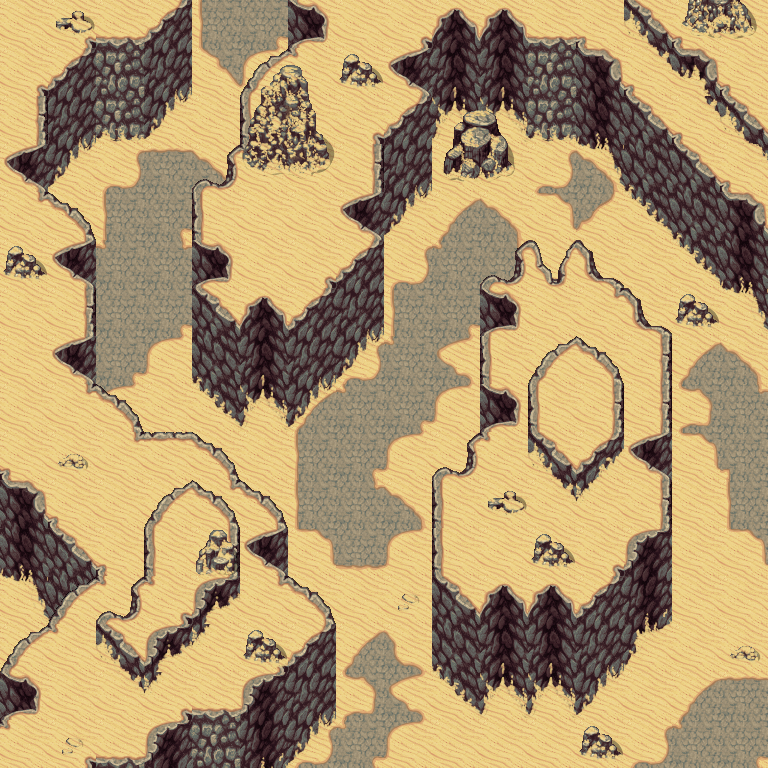

Tiled map render using the project's own tile images. Description and the whole map definition, tile-layer contents included, below:
An orthogonal 16x16 tile map with 48x48 px tiles, 6 tile layers (1, 2, 3, 4, ...).

<map version="2017.05.26" orientation="orthogonal" renderorder="right-down" width="16" height="16" tilewidth="48" tileheight="48" nextobjectid="1">
 <tileset firstgid="1" source="../Tilesets/Desert.tsx" />
 <layer name="1" width="16" height="16">
  <data encoding="csv">
232,232,232,232,232,232,232,232,232,232,232,232,232,232,232,232,
232,232,232,232,232,232,232,232,232,232,232,232,232,232,232,232,
232,232,232,232,232,232,232,232,232,232,232,232,232,232,232,232,
232,232,232,232,232,232,232,232,232,232,232,232,232,232,232,232,
232,232,232,232,232,232,232,232,232,232,232,232,232,232,232,232,
232,232,232,232,232,232,232,232,232,232,232,232,232,232,232,232,
232,232,232,232,232,232,232,232,232,232,232,232,232,232,232,232,
232,232,232,232,232,232,232,232,232,232,232,232,232,232,232,232,
232,232,232,232,232,232,232,232,232,232,232,232,232,232,232,232,
232,232,232,232,232,232,232,232,232,232,232,232,232,232,232,232,
232,232,232,232,232,232,232,232,232,232,232,232,232,232,232,232,
232,232,232,232,232,232,232,232,232,232,232,232,232,232,232,232,
232,232,232,232,232,232,232,232,232,232,232,232,232,232,232,232,
232,232,232,232,232,232,232,232,232,232,232,232,232,232,232,232,
232,232,232,232,232,232,232,232,232,232,232,232,232,232,232,232,
232,232,232,232,232,232,232,232,232,232,232,232,232,232,232,232
</data>
 </layer>
 <layer name="2" width="16" height="16">
  <data encoding="csv">
141,141,141,141,137,144,158,141,141,141,141,141,141,141,141,141,
141,141,141,141,153,158,141,141,141,141,141,141,141,141,141,141,
141,141,141,141,141,141,141,141,141,141,141,141,141,141,141,141,
141,141,124,122,123,141,141,141,141,141,141,124,123,141,141,141,
141,141,137,144,155,141,141,141,141,121,123,156,155,141,141,141,
141,124,127,128,126,141,141,141,124,127,139,141,141,141,141,141,
141,140,138,144,155,141,141,141,137,144,155,141,141,141,141,141,
141,137,144,158,141,141,141,124,127,142,141,141,141,141,121,123,
141,156,158,141,141,141,121,127,144,158,141,141,141,141,140,128,
141,141,141,141,141,141,137,144,158,141,141,141,141,141,156,143,
141,141,141,141,141,141,137,128,123,141,141,141,141,141,141,137,
141,141,141,141,141,141,156,154,158,141,141,141,141,141,141,156,
141,141,141,141,141,141,141,141,141,141,141,141,141,141,141,141,
141,141,141,141,141,141,141,121,126,141,141,141,141,141,141,141,
141,141,141,141,141,141,141,140,142,141,141,141,141,141,121,122,
141,141,141,141,141,141,124,159,158,141,141,141,141,124,127,144
</data>
 </layer>
 <layer name="3" width="16" height="16">
  <data encoding="csv">
0,0,0,51,0,0,0,0,0,0,0,0,0,0,0,0,
0,0,50,51,0,0,0,0,0,53,53,50,0,0,0,0,
0,51,66,67,0,0,0,0,0,69,69,66,52,0,0,0,
0,67,0,0,0,0,0,0,51,0,0,0,68,49,0,0,
0,0,0,0,0,0,0,0,67,0,0,0,0,65,49,0,
0,0,0,0,0,0,0,0,0,0,0,0,0,0,65,52,
0,0,0,0,0,0,0,51,0,0,0,0,0,0,0,68,
0,0,0,0,49,53,51,67,0,0,0,0,0,0,0,0,
0,0,0,0,65,69,67,0,0,0,0,0,0,0,0,0,
0,0,0,0,0,0,0,0,0,0,0,0,0,0,0,0,
0,0,0,0,0,0,0,0,0,0,0,0,0,0,0,0,
52,0,0,0,0,0,0,0,0,0,0,0,0,0,0,0,
68,49,0,0,0,0,0,0,0,0,0,0,0,54,0,0,
0,65,0,0,0,0,0,0,0,49,53,53,51,70,0,0,
0,0,0,0,0,0,51,0,0,65,69,69,67,0,0,0,
0,0,0,0,50,54,67,0,0,0,0,0,0,0,0,0
</data>
 </layer>
 <layer name="4" width="16" height="16">
  <data encoding="csv">
18,150,34,35,0,0,20,18,150,37,37,34,149,21,18,21,
150,35,0,0,0,1,133,21,22,0,0,0,36,149,18,21,
19,0,0,0,0,17,21,150,35,0,0,0,0,33,149,21,
22,0,0,0,4,133,21,19,0,0,0,0,0,0,33,149,
134,3,0,0,17,21,18,22,0,0,0,0,0,0,0,36,
21,22,0,0,20,21,150,35,0,0,4,5,6,0,0,0,
21,19,0,0,33,37,35,0,0,0,20,18,134,6,0,0,
21,22,0,0,0,0,0,0,0,0,17,18,18,19,0,0,
18,134,3,0,0,0,0,0,0,0,20,18,18,19,0,0,
149,18,134,2,3,0,0,0,0,4,133,18,18,22,0,0,
36,149,18,21,134,3,0,0,0,17,18,18,21,19,0,0,
0,33,149,21,21,22,0,0,0,17,21,18,150,38,0,0,
0,1,133,21,18,134,3,0,0,33,37,37,35,0,0,0,
1,133,21,18,21,150,35,0,0,0,0,0,0,0,0,0,
20,18,18,150,34,38,0,0,0,0,0,0,0,0,0,0,
133,150,34,38,0,0,0,0,0,0,0,0,0,0,0,0
</data>
 </layer>
 <layer name="5" width="16" height="16">
  <data encoding="csv">
0,0,0,0,0,0,0,0,0,0,0,0,0,97,149,21,
0,0,0,0,0,9,10,0,0,0,0,0,0,81,99,149,
0,0,0,0,0,25,26,0,0,0,0,0,0,0,81,97,
0,0,0,0,0,41,42,0,0,0,0,0,0,0,0,84,
0,0,0,0,0,0,0,0,0,0,0,0,0,0,0,0,
0,0,0,0,0,0,0,0,0,0,0,0,0,0,0,0,
0,0,0,0,0,0,0,0,0,0,0,0,0,0,0,0,
0,0,0,0,0,0,0,0,0,0,0,1,3,0,0,0,
0,0,0,0,0,0,0,0,0,0,0,17,19,0,0,0,
0,0,0,0,0,0,0,0,0,0,0,97,98,0,0,0,
0,0,0,1,3,0,0,0,0,0,0,81,83,0,0,0,
0,0,0,17,19,0,0,0,0,0,0,0,0,0,0,0,
0,0,4,231,100,0,0,0,0,0,0,0,0,0,0,0,
0,0,97,100,83,0,0,0,0,0,0,0,0,0,0,0,
0,0,81,83,0,0,0,0,0,0,0,0,0,0,0,0,
0,0,0,0,0,0,0,0,0,0,0,0,0,0,0,0
</data>
 </layer>
 <layer name="6" width="16" height="16">
  <data encoding="csv">
0,58,0,0,0,0,0,0,0,0,0,0,0,0,29,30,
0,0,0,0,0,0,0,59,0,0,0,0,0,0,0,0,
0,0,0,0,0,0,0,0,0,45,46,0,0,0,0,0,
0,0,0,0,0,0,0,0,0,61,62,0,0,0,0,0,
0,0,0,0,0,0,0,0,0,0,0,0,0,0,0,0,
59,0,0,0,0,0,0,0,0,0,0,0,0,0,0,0,
0,0,0,0,0,0,0,0,0,0,0,0,0,0,59,0,
0,0,0,0,0,0,0,0,0,0,0,0,0,0,0,0,
0,0,0,0,0,0,0,0,0,0,0,0,0,0,0,0,
0,16,0,0,0,0,0,0,0,0,0,0,0,0,0,0,
0,0,0,0,0,0,0,0,0,0,58,0,0,0,0,0,
0,0,0,0,60,0,0,0,0,0,0,59,0,0,0,0,
0,0,0,0,0,0,0,0,57,0,0,0,0,0,0,0,
0,0,0,0,0,59,0,0,0,0,0,0,0,0,0,16,
0,0,0,0,0,0,0,0,0,0,0,0,0,0,0,0,
0,57,0,0,0,0,0,0,0,0,0,0,59,0,0,0
</data>
 </layer>
</map>